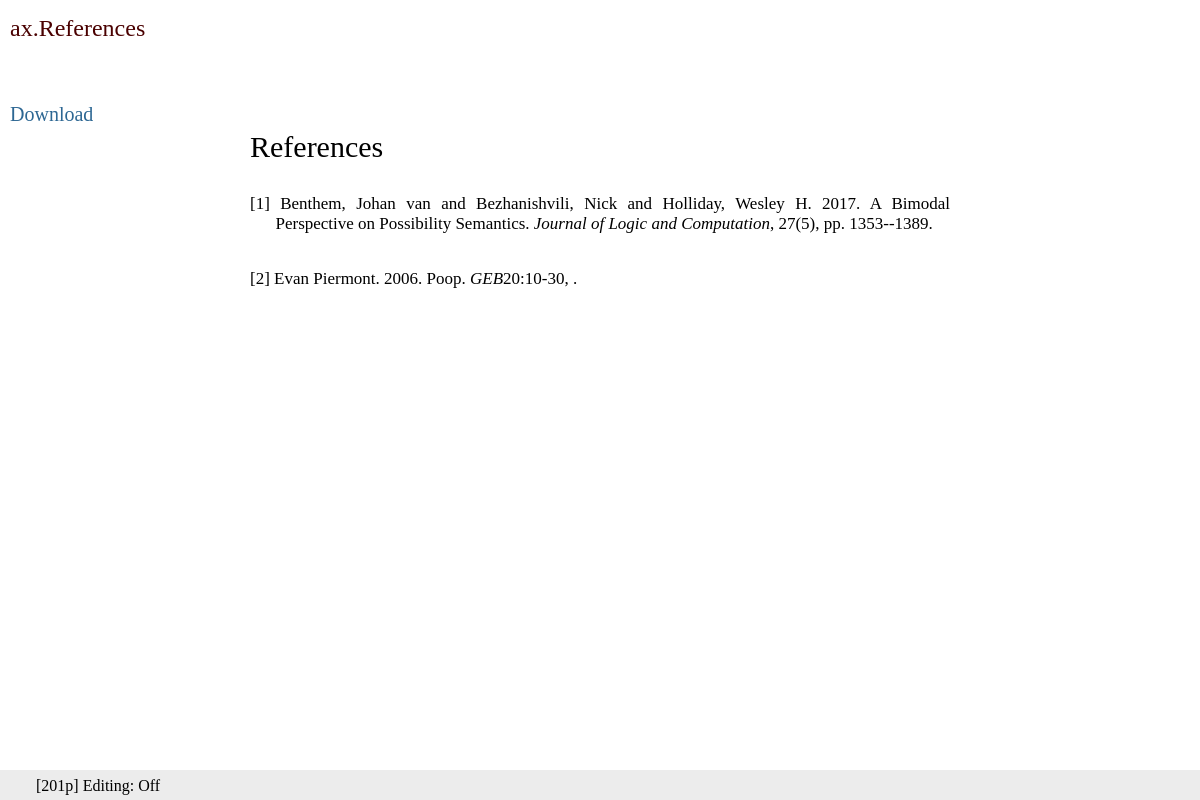
Page /bib on the committed database.
### axiom_db_setup.py (models this page shows)
class BibList(db.Model):
    __tablename__ = 'bib'
    id = Column(Integer, primary_key=True)
    citekey = Column(String(1000), nullable=False)
    create_time = Column(DateTime, default=datetime.datetime.utcnow)
    alph = Column(String(1000), default='zzz') #for alphabatizing
    texcode = Column(String(64000), default='')
    author = Column(String(1000), default='')
    title = Column(String(1000), default='')
    journal = Column(String(1000), default='')
    year = Column(String(100), default='')
    pages = Column(String(100), default='')
    volume = Column(String(100), default='')
    number = Column(String(100), default='')
    cite_text = Column(String(1000), default='')

class ArtList(db.Model):
    __tablename__ = 'article'
    id = Column(Integer, primary_key=True)
    name = Column(String(100), nullable=False)
    name_url = Column(String(100), nullable=False)
    cites = Column(String(100), default='')
    art_create_time = Column(DateTime, default=datetime.datetime.utcnow)

### axiom.py (the view)
@app.route('/bib', methods=['GET', 'POST'])
def RenderBib():
    q = session.query(ArtList).filter(ArtList.name_url=='bib').one()
    j = session.query(BibList).order_by(BibList.alph).all()
    print(j)
    return render_template('bib.html',
        art=q,
        para_list = j,
        name_url='bibliography'
        )

### templates/bib.html (shortened to what this page needs)
{% extends "axiom.html" %}
{% block head %}
  {{ super() }}
  <link type="text/css" rel="stylesheet" href={{ url_for('static', filename='styles/article.css') }} />
{% endblock %}
{% block content %}
    <div id=content_inner>
    <div id=para_holder>
    <div class=wrap id={{art_id ~ "xAwrap"}}>
      <div id=Ref_title class="para contents section" data-norender="References"></div>
    </div>
     {% for i in para_list %}
      <div class=wrap id={{i.id ~ "wrap"}}>
      <div id={{i.id ~ "para"}} class="para contents" data-bibtex="{{i.texcode}}">
            <div class=cite id={{"cite"~i.citekey}}><span class=cite_num></span>
              {{i.author}}. {{i.year}}. {{i.title}}. <em>{{i.journal}}</em>{{i.volume + i.number + i.pages}}.
            </div>
      </div>
    </div>
    {% endfor%}
    </div>
    </div>
    <div id=sidebar><div id=ToC></div></form><div id=dl><a href=/_getDL/{{name_url}}>Download</a></div></div>
{% endblock %}
{% block foot %}
<span id=editbutton>Editing: Off</span>
{% endblock %}
{% block header %}<div id='head'>ax.{{art.name}}</div>{% endblock %}

### templates/axiom.html (shortened to what this page needs)
<!DOCTYPE HTML PUBLIC "-//W3C//DTD HTML 4.01//EN"
    "http://www.w3.org/TR/html4/strict.dtd"
    >
<html lang="en">
<head>
	{% block head %}
    <link type="text/css" rel="stylesheet" href={{ url_for('static', filename='styles/core.css') }} />
    <link rel="stylesheet" href="//cdnjs.cloudflare.com/ajax/libs/KaTeX/0.5.1/katex.min.css">
    {% endblock %}
</head>
<body>
<div id="content">{% block content %}{% endblock %}
</div>
<div id="foot">
      [201p]{% block foot %}{% endblock %}
</div>
{% block header %}<div id='head'>Ax.</div>{% endblock %}
</body>
</html>

### static/styles/core.css (style rules this page uses)
body { font-family: CM; }
* { padding: 0; margin: 0; -moz-box-sizing: border-box; -webkit-box-sizing: border-box; box-sizing: border-box; }
#head { position:fixed; height: 10%; top: 0%; left:0; font-size: 30%; padding-left: 10px; padding-top: 15px; font-family: Inconsolata; }
#foot { position: fixed; bottom: 0; width: 100%; font-size: 20%; padding-left: 3%; height: 30px; padding-top: 7px; font-family: Inconsolata; }
#content { position: relative; margin-top: 10%; margin-bottom: 10%; }
#content_inner { position: relative; width: 60%; top: 0%; left: 20%; font-size: 25%; text-align: justify; }
a { color: #2D6793; text-decoration: none; }
.para { font-size: 100%; display: block; min-height: 50px; margin-top: 10px; padding: 10px; text-align: justify; position: relative; }
#para_holder { margin-top: 40px; }
.section { font-size: 150%; text-transform: capitalize; }

### static/styles/article.css (style rules this page uses)
#editbutton { cursor: pointer; }
#sidebar { position: fixed; padding-top: 40px; padding-left: 10px; width: 20%; min-height: 10%; top: 5%; display: none; font-size: 25%; font-family: Inconsolata; }
#dl { padding-top: 10%; padding-bottom: 20%; cursor: pointer; }
.cite { padding-left: 1.5em; text-indent:-1.5em; font-size: 85%; margin-bottom: 5px; }

### rows in the picture
BibList: author "Benthem, Johan van and Bezhanishvili, Nick and Holliday, Wesley H", year "2017", title "A Bimodal Perspective on Possibility Semantics", journal "Journal of Logic and Computation", i.volume+i.number+i.pages ", 27(5), pp. 1353--1389"
BibList: author "Evan Piermont", year "2006", title "Poop", journal "GEB", i.volume+i.number+i.pages "20:10-30,"
ArtList: name "References"
